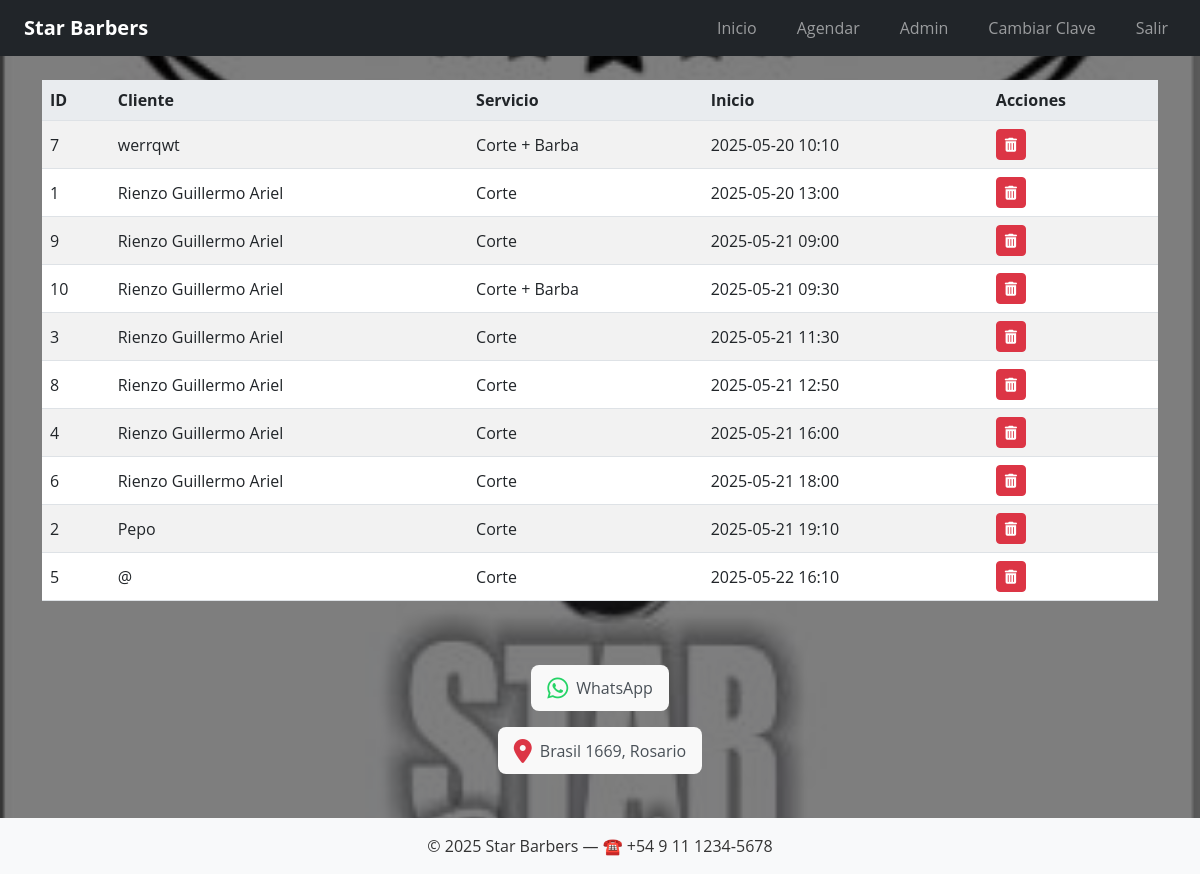
The page /admin (signed in) on the database its author committed.
### models.py (models this page shows, shortened)
class Appointment(db.Model):
    id = db.Column(db.Integer, primary_key=True)
    customer_name = db.Column(db.String(100), nullable=False)
    customer_email = db.Column(db.String(120), nullable=False)
    service = db.Column(db.String(50), nullable=False)
    start = db.Column(db.DateTime, nullable=False)
    end = db.Column(db.DateTime, nullable=False)
    created_at = db.Column(db.DateTime, default=datetime.utcnow)

### app.py (the view)
@app.route('/admin')
@login_required
def admin():
    appts=Appointment.query.order_by(Appointment.start).all()
    return render_template('admin.html', appts=appts)

### app.py (called while the page is built)
@login_manager.user_loader
def load_user(user_id):
    return User.query.get(int(user_id))

### templates/admin.html
{% extends 'base.html' %}
{% block content %}
<div class="table-responsive">
  <table class="table table-striped table-hover admin-table">
    <thead>
      <tr>
        <th>ID</th><th>Cliente</th><th>Servicio</th><th>Inicio</th><th>Acciones</th>
      </tr>
    </thead>
    <tbody>
      {% for a in appts %}
      <tr>
        <td>{{ a.id }}</td>
        <td>{{ a.customer_name }}</td>
        <td>{{ a.service }}</td>
        <td>{{ a.start.strftime('%Y-%m-%d %H:%M') }}</td>
        <td>
          <a href="{{ url_for('admin_delete', id=a.id) }}" class="btn btn-sm btn-danger">
            <i class="fas fa-trash-alt"></i>
          </a>
        </td>
      </tr>
      {% endfor %}
    </tbody>
  </table>
</div>
{% endblock %}

### templates/base.html (shortened to what this page needs)
<!doctype html>
<html lang="es">
<head>
  <link href="https://cdn.jsdelivr.net/npm/bootstrap@5.3.0/dist/css/bootstrap.min.css" rel="stylesheet">
  <link rel="stylesheet" href="https://cdn.jsdelivr.net/npm/flatpickr/dist/flatpickr.min.css">
  <link rel="stylesheet" href="https://cdnjs.cloudflare.com/ajax/libs/font-awesome/6.0.0/css/all.min.css">
  <link rel="stylesheet" href="{{ url_for('static', filename='css/styles.css') }}">
</head>
<body class="d-flex flex-column min-vh-100">
  <nav class="navbar navbar-expand-lg navbar-dark bg-dark">
    <div class="container-fluid">
      <a class="navbar-brand" href="{{ url_for('index') }}">Star Barbers</a>
      <div class="collapse navbar-collapse" id="navbarNav">
        <ul class="navbar-nav ms-auto">
          <li class="nav-item"><a class="nav-link" href="{{ url_for('index') }}">Inicio</a></li>
          <li class="nav-item"><a class="nav-link" href="{{ url_for('agendar') }}">Agendar</a></li>
          {% if current_user.is_authenticated %}
            <li class="nav-item"><a class="nav-link" href="{{ url_for('admin') }}">Admin</a></li>
            <li class="nav-item"><a class="nav-link" href="{{ url_for('change_password') }}">Cambiar Clave</a></li>
            <li class="nav-item"><a class="nav-link" href="{{ url_for('logout') }}">Salir</a></li>
          {% else %}
            <li class="nav-item"><a class="nav-link" href="{{ url_for('login') }}">Login</a></li>
          {% endif %}
        </ul>
      </div>
    </div>
  </nav>
  <main class="container flex-fill py-4">
    {% block content %}{% endblock %}
    <div class="contact-info mt-5">
      <a href="https://wa.me/5492901408962" target="_blank" class="contact-item">
        <i class="fab fa-whatsapp whatsapp-icon"></i> WhatsApp
      </a>
      <a href="https://www.google.com/maps/search/?api=1&query=Av.+Brasil+1669,+Rosario+Santa+Fe+Argentina" target="_blank" class="contact-item">
        <i class="fas fa-map-marker-alt address-icon"></i> Brasil 1669, Rosario
      </a>
    </div>
  </main>
  <footer class="bg-light text-center py-3 mt-auto">
    © 2025 Star Barbers — ☎️ +54 9 11 1234‑5678
  </footer>
</body>
</html>

### static/css/styles.css (style rules this page uses)
.contact-info { display: flex; justify-content: center; gap: 1rem; margin-top: 2rem; }
.contact-item { display: flex; align-items: center; gap: .5rem; color: #495057; text-decoration: none; }
.whatsapp-icon { font-size: 1.5rem; color: #25D366; }
.address-icon { font-size: 1.5rem; color: #dc3545; }
* { box-sizing: border-box; }
body { font-family: 'Open Sans', sans-serif; margin: 0; padding: 0; background: url('/static/logo.png') no-repeat center center fixed; background-size: cover; color: #333; }
body::before { content: ""; position: fixed; top: 0; left: 0; width: 100%; height: 100%; background: rgba(0, 0, 0, 0.5); z-index: -1; }
main { padding: 20px; }
nav { background:#444; padding:.5rem; text-align:center; }
nav a { color:#fff; margin:0 .75rem; text-decoration:none; font-weight:bold; }
.contact-info { display: flex; flex-direction: column; gap: 1rem; align-items: center; margin: 20px 0; z-index: 5; }
.contact-item { display: flex; align-items: center; gap: 0.5rem; background: #f9f9f9; padding: 0.7rem 1rem; border-radius: 8px; text-decoration: none; color: #333; transition: background 0.3s; }
.whatsapp-icon { color: #25D366; }
.address-icon { color: #E74C3C; }
.admin-table { width: 100%; }
.admin-table th { background-color: #e9ecef; }
.admin-table td, .admin-table th { vertical-align: middle; }

### rows shown on the page
Appointment: id "7", customer_name "werrqwt", service "Corte + Barba", start "2025-05-20 10:10"
Appointment: id "1", customer_name "Rienzo Guillermo Ariel", service "Corte", start "2025-05-20 13:00"
Appointment: id "9", customer_name "Rienzo Guillermo Ariel", service "Corte", start "2025-05-21 09:00"
Appointment: id "10", customer_name "Rienzo Guillermo Ariel", service "Corte + Barba", start "2025-05-21 09:30"
Appointment: id "3", customer_name "Rienzo Guillermo Ariel", service "Corte", start "2025-05-21 11:30"
Appointment: id "8", customer_name "Rienzo Guillermo Ariel", service "Corte", start "2025-05-21 12:50"
Appointment: id "4", customer_name "Rienzo Guillermo Ariel", service "Corte", start "2025-05-21 16:00"
Appointment: id "6", customer_name "Rienzo Guillermo Ariel", service "Corte", start "2025-05-21 18:00"
Appointment: id "2", customer_name "Pepo", service "Corte", start "2025-05-21 19:10"
Appointment: id "5", customer_name "@", service "Corte", start "2025-05-22 16:10"
